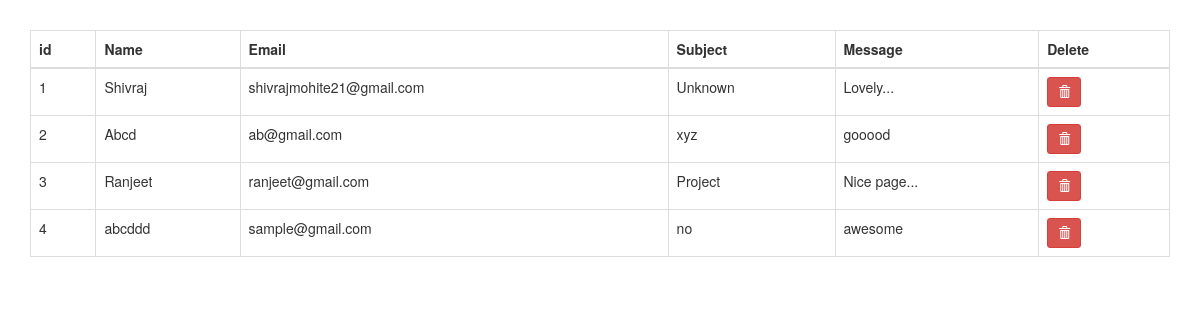
The page /view.php on the database its author committed.
### tables this page shows
CREATE TABLE IF NOT EXISTS `contact` (
  `id` int(11) NOT NULL AUTO_INCREMENT,
  `name` varchar(100) NOT NULL,
  `email` varchar(50) NOT NULL,
  `subject` varchar(100) NOT NULL,
  `message` varchar(500) NOT NULL,
  PRIMARY KEY (`id`)
);

### view.php (the view, shortened to what this page needs)
<!DOCTYPE html>
<html lang="en">
  <head>
<link rel="stylesheet" href="https://maxcdn.bootstrapcdn.com/bootstrap/3.3.7/css/bootstrap.min.css" >
  </head>
  <body>
    <div class="container">
        <p><br></p>
        <table class="table table-straped table-bordered table-hover" id="mydata"">
                        <thead>
                                <tr>
                                    <th> id </th>
                                    <th> Name </th>
                                    <th> Email </th>
                                    <th> Subject</th>
                                    <th> Message </th>
                                    <th> Delete </th>
                                </tr>
                        </thead>
                        <tbody>
                                <?php
                                $servername = "localhost";
                                $username   = "root";
                                $password   = "";
                                $database   = "mydata";
                                 $conn = new mysqli($servername, $username, $password, $database );
                                    $sql=mysqli_query($conn,"select * from contact");
                                     while($row=mysqli_fetch_array($sql))
                                     {
                                ?>
                                <tr>
                                    <td><?php echo $row['id'];?></td>
                                    <td><?php echo $row['name'];?></td>
                                    <td><?php echo $row['email'];?></td>
                                    <td><?php echo $row['subject'];?></td>
                                    <td><?php echo $row['message'];?></td>
                                    <td><button type="button" class="btn btn-danger btn-sm" data-toggle="modal" data-target="#deleteModal<?php echo $row['id']; ?>">
                                <span class="glyphicon glyphicon-trash"></span>
                                </button> </td>
                                </tr>
                                    <?php $i++;
                                    }
                                     ?>
                        </tbody>
        </table>
    </div>
  </body>
</html>

### rows shown on the page
contact: id "1", name "Shivraj", email "shivrajmohite21@gmail.com", subject "Unknown", message "Lovely..."
contact: id "2", name "Abcd", email "ab@gmail.com", subject "xyz", message "gooood"
contact: id "3", name "Ranjeet", email "ranjeet@gmail.com", subject "Project", message "Nice page..."
contact: id "4", name "abcddd", email "sample@gmail.com", subject "no", message "awesome"
